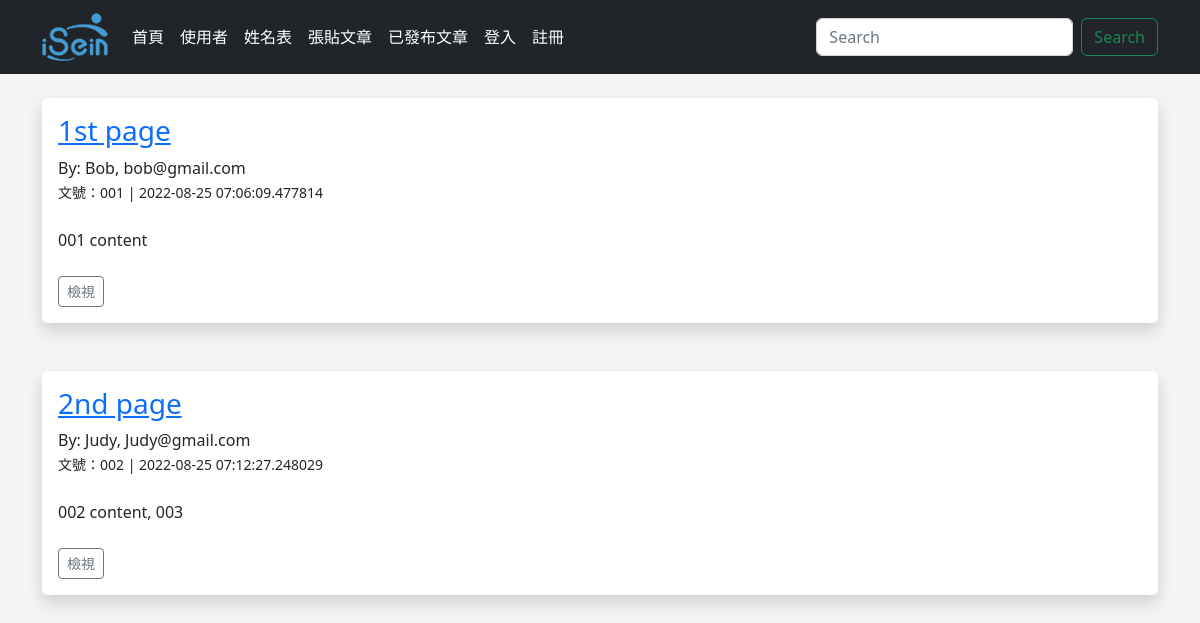
Page /posts on the earlier database version.
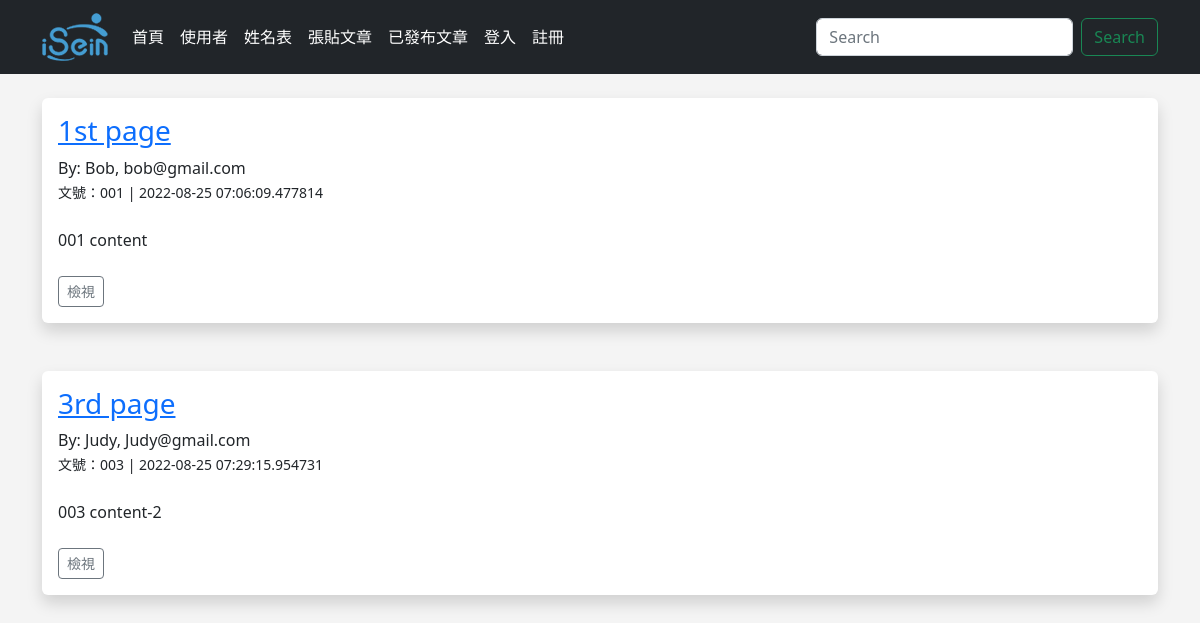
Same page on the later database version.
### app.py (models this page shows, shortened)
class Posts(db.Model):
    id = db.Column(db.Integer, primary_key=True)
    title = db.Column(db.String(255))
    content = db.Column(db.Text)
    date_posted = db.Column(db.DateTime, default=datetime.utcnow)
    slug = db.Column(db.String(255))
    poster_id = db.Column(db.Integer, db.ForeignKey('users.id'))

class Users(db.Model, UserMixin):
    id = db.Column(db.Integer, primary_key=True)
    username = db.Column(db.String(20), nullable=False)
    name = db.Column(db.String(200), nullable=False)
    email = db.Column(db.String(200), nullable=False, unique=True)
    favorite_color = db.Column(db.String(120))
    password_hash = db.Column(db.String(128))
    date_added = db.Column(db.DateTime, default=datetime.utcnow)
    posts = db.relationship('Posts', backref="poster")
    @property
    def password(self):
        raise AttributeError("哈希屬性不可讀取！")

### app.py (the view)
@app.route('/posts')
def posts():
    posts = Posts.query.order_by(Posts.date_posted)
    return render_template('posts.html', posts=posts)

### templates/posts.html (shortened to what this page needs)
{% extends 'base.html' %}
{% block content %}
    {% for post in posts %}
        <div class="shadow p-3 mb-5 bg-body rounded">
            <h3><a href="{{ url_for('post', id=post.id)}}">{{ post.title }}</a></h3>
            By: {{ post.poster.name }}, {{ post.poster.email }}<br/>
            <small>文號：{{ post.slug }} | {{ post.date_posted }}</small><br/>
            <br/>
            {{ post.content }}<br/>
            <br/>
            <a href="{{ url_for('post', id=post.id)}}" class="btn btn-outline-secondary btn-sm">檢視</a>
        </div>
    {% endfor %}
{% endblock %}

### templates/base.html (shortened to what this page needs)
<!doctype html>
<html lang="en">
  <head>
    <link href="https://cdn.jsdelivr.net/npm/bootstrap@5.2.0/dist/css/bootstrap.min.css" rel="stylesheet">
    <link href="{{ url_for('static', filename='css/style.css') }}" rel="stylesheet">
  </head>
  <body>
    {% include 'navbar.html' %}
    <br/>
    <div class='container'>
      {% block content %}
      {% endblock %}
    </div>
  </body>
</html>

### templates/navbar.html (shortened to what this page needs)
<nav class="navbar navbar-expand-lg navbar-dark bg-dark">
    <div class="container">
      <a class="navbar-brand" href="{{ url_for('index') }}"><img src="static\images\16652396955207.png"></a>
      <div class="collapse navbar-collapse" id="navbarSupportedContent">
        <ul class="navbar-nav me-auto mb-2 mb-lg-0">
          <li class="nav-item">
            <a class="nav-link active" aria-current="page" href="{{ url_for('index') }}">首頁</a>
          </li>
          <li class="nav-item">
            <a class="nav-link active" aria-current="page" href="{{ url_for('user') }}">使用者</a>
          </li>
          <li class="nav-item">
            <a class="nav-link active" aria-current="page" href="{{ url_for('name') }}">姓名表</a>
          </li>
          <li class="nav-item">
            <a class="nav-link active" aria-current="page" href="{{ url_for('add_post') }}">張貼文章</a>
          </li>
          <li class="nav-item">
            <a class="nav-link active" aria-current="page" href="{{ url_for('posts') }}">已發布文章</a>
          </li>
          {% if current_user.is_authenticated %}
            <li class="nav-item">
              <a class="nav-link" href="{{ url_for('dashboard') }}">管理</a>
            </li>
            <li class="nav-item">
              <a class="nav-link" href="{{ url_for('logout') }}">登出</a>
            </li>
          {% else %}
            <li class="nav-item">
              <a class="nav-link active" aria-current="page" href="{{ url_for('login') }}">登入</a>
            </li>
            <li class="nav-item">
              <a class="nav-link active" aria-current="page" href="{{ url_for('add_user') }}">註冊</a>
            </li>
          {% endif %}
        </ul>
        <form class="d-flex" role="search">
          <input class="form-control me-2" type="search" placeholder="Search" aria-label="Search">
          <button class="btn btn-outline-success" type="submit">Search</button>
        </form>
      </div>
    </div>
</nav>

### static/css/style.css (style rules this page uses)
body { background: #f4f4f4f0; }

Differences in the rows shown:
changed Posts "Judy": title "2nd page" → "3rd page"; slug "002" → "003"; date_posted "2022-08-25 07:12:27.248029" → "2022-08-25 07:29:15.954731"; content "002 content, 003" → "003 content-2"
